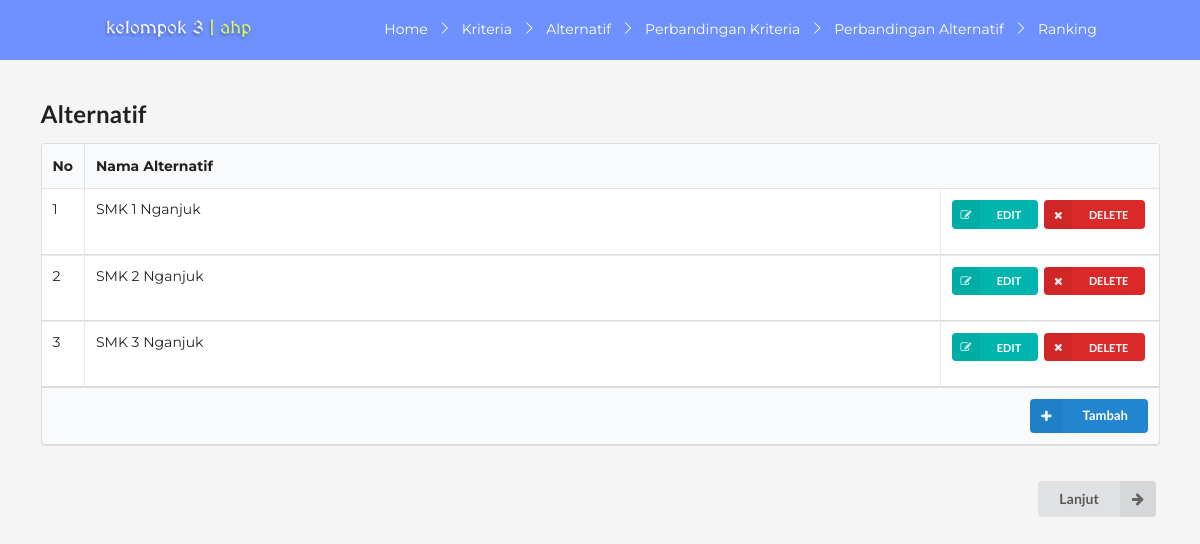
The page /alternatif.php on the database its author committed.
### tables this page shows
CREATE TABLE `alternatif` (
  `id` int(11) NOT NULL,
  `nama` varchar(50) NOT NULL
);

### alternatif.php (the view, shortened to what this page needs)
<head>
	<link rel="stylesheet" type="text/css" href="semantic/dist/semantic.min.css">
</head>
<?php
	include('fungsi.php');
	include('navbar.php');
?>
<section class="content container mt-5">
	<h2 class="ui header">Alternatif</h2>
	<table class="ui celled table">
		<thead>
			<tr>
				<th class="collapsing">No</th>
				<th colspan="2">Nama Alternatif</th>
			</tr>
		</thead>
		<tbody>
		<?php
			$query = "SELECT id,nama FROM alternatif ORDER BY id";
			$result	= mysqli_query($koneksi, $query);
			$i = 0;
			while ($row = mysqli_fetch_array($result)) {
				$i++;
		?>
			<tr>
				<td><?php echo $i ?></td>
				<td><?php echo $row['nama'] ?></td>
				<td class="right aligned collapsing">
					<form method="post" action="alternatif.php">
						<button type="submit" name="edit" class="ui mini teal left labeled icon button"><i class="right edit icon"></i>EDIT</button>
						<button type="submit" name="delete" class="ui mini red left labeled icon button"><i class="right remove icon"></i>DELETE</button>
					</form>
				</td>
			</tr>
<?php } ?>
		</tbody>
		<tfoot class="full-width">
			<tr>
				<th colspan="3">
					<a href="tambah.php?jenis=alternatif">
						<div class="ui right floated small primary labeled icon button">
						<i class="plus icon"></i>Tambah
						</div>
					</a>
				</th>
			</tr>
		</tfoot>
	</table>
	<br>
	<form action="bobot_kriteria.php">
	<button class="ui right labeled icon button" style="float: right;">
		<i class="right arrow icon"></i>
		Lanjut
	</button>
	</form>
</section>

### css/style1.css (style rules this page uses)
body { margin: 0; padding: 0; background-color: #f5f5f5; font-family: 'Montserrat', sans-serif; }

### rows shown on the page
alternatif: nama "SMK 1 Nganjuk"
alternatif: nama "SMK 2 Nganjuk"
alternatif: nama "SMK 3 Nganjuk"
